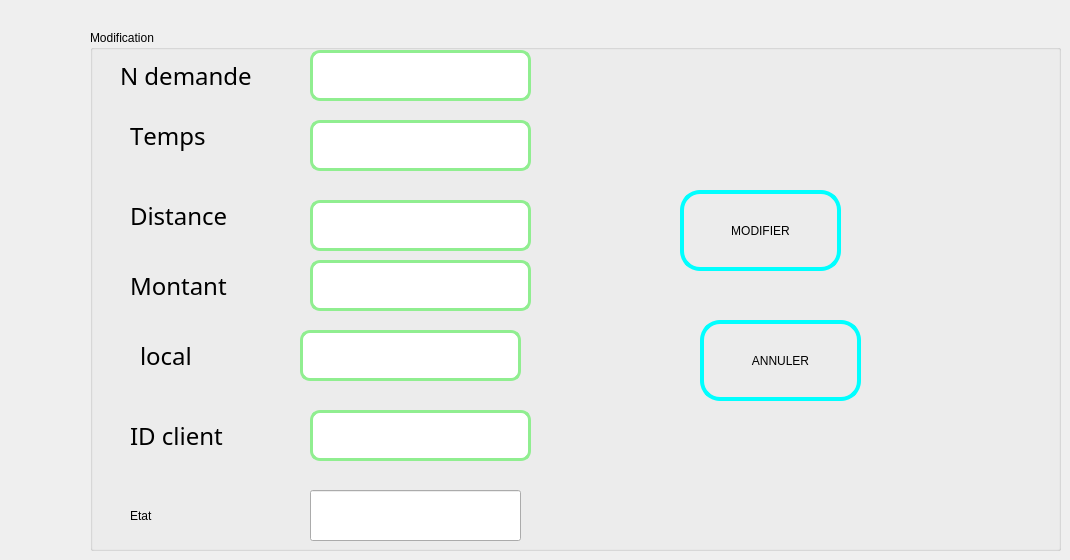
      <widget class="QWidget" name="Modifier">
       <attribute name="title">
        <string>Modifier une demande</string>
       </attribute>
       <widget class="QGroupBox" name="groupBox_2">
        <property name="geometry">
         <rect>
          <x>90</x>
          <y>30</y>
          <width>971</width>
          <height>521</height>
         </rect>
        </property>
        <property name="title">
         <string>Modification</string>
        </property>
        <widget class="QLabel" name="label_8">
         <property name="geometry">
          <rect>
           <x>30</x>
           <y>20</y>
           <width>151</width>
           <height>51</height>
          </rect>
         </property>
         <property name="font">
          <font>
           <family>Tw Cen MT</family>
           <pointsize>18</pointsize>
           <weight>50</weight>
           <italic>false</italic>
           <bold>false</bold>
           <kerning>false</kerning>
          </font>
         </property>
         <property name="styleSheet">
          <string notr="true">font: 18pt &quot;Tw Cen MT&quot;;
border-color: rgb(0,0, 0, 0);
background-color: qlineargradient(spread:reflect, x1:0, y1:0, x2:1, y2:1, stop:0 rgba(0, 0, 0, 0), stop:1 rgba(0, 0, 0, 0));</string>
         </property>
         <property name="text">
          <string>N demande</string>
         </property>
        </widget>
        <widget class="QLabel" name="label_9">
         <property name="geometry">
          <rect>
           <x>40</x>
           <y>230</y>
           <width>121</width>
           <height>51</height>
          </rect>
         </property>
         <property name="font">
          <font>
           <family>Tw Cen MT</family>
           <pointsize>18</pointsize>
           <weight>50</weight>
           <italic>false</italic>
           <bold>false</bold>
           <kerning>false</kerning>
          </font>
         </property>
         <property name="styleSheet">
          <string notr="true">font: 18pt &quot;Tw Cen MT&quot;;
border-color: rgb(0,0, 0, 0);
background-color: qlineargradient(spread:reflect, x1:0, y1:0, x2:1, y2:1, stop:0 rgba(0, 0, 0, 0), stop:1 rgba(0, 0, 0, 0));</string>
         </property>
         <property name="text">
          <string>Montant</string>
         </property>
        </widget>
        <widget class="QLabel" name="label_10">
         <property name="geometry">
          <rect>
           <x>40</x>
           <y>80</y>
           <width>121</width>
           <height>51</height>
          </rect>
         </property>
         <property name="font">
          <font>
           <family>Tw Cen MT</family>
           <pointsize>18</pointsize>
           <weight>50</weight>
           <italic>false</italic>
           <bold>false</bold>
           <kerning>false</kerning>
          </font>
         </property>
         <property name="styleSheet">
          <string notr="true">font: 18pt &quot;Tw Cen MT&quot;;
border-color: rgb(0,0, 0, 0);
background-color: qlineargradient(spread:reflect, x1:0, y1:0, x2:1, y2:1, stop:0 rgba(0, 0, 0, 0), stop:1 rgba(0, 0, 0, 0));</string>
         </property>
         <property name="text">
          <string>Temps</string>
         </property>
        </widget>
        <widget class="QLabel" name="label_11">
         <property name="geometry">
          <rect>
           <x>40</x>
           <y>380</y>
           <width>121</width>
           <height>51</height>
          </rect>
         </property>
         <property name="font">
          <font>
           <family>Tw Cen MT</family>
           <pointsize>18</pointsize>
           <weight>50</weight>
           <italic>false</italic>
           <bold>false</bold>
           <kerning>false</kerning>
          </font>
         </property>
         <property name="styleSheet">
          <string notr="true">font: 18pt &quot;Tw Cen MT&quot;;
border-color: rgb(0,0, 0, 0);
background-color: qlineargradient(spread:reflect, x1:0, y1:0, x2:1, y2:1, stop:0 rgba(0, 0, 0, 0), stop:1 rgba(0, 0, 0, 0));</string>
         </property>
         <property name="text">
          <string>ID client</string>
         </property>
        </widget>
        <widget class="QLabel" name="label_12">
         <property name="geometry">
          <rect>
           <x>40</x>
           <y>160</y>
           <width>121</width>
           <height>51</height>
          </rect>
         </property>
         <property name="font">
          <font>
           <family>Tw Cen MT</family>
           <pointsize>18</pointsize>
           <weight>50</weight>
           <italic>false</italic>
           <bold>false</bold>
           <kerning>false</kerning>
          </font>
         </property>
         <property name="styleSheet">
          <string notr="true">font: 18pt &quot;Tw Cen MT&quot;;
border-color: rgb(0,0, 0, 0);
background-color: qlineargradient(spread:reflect, x1:0, y1:0, x2:1, y2:1, stop:0 rgba(0, 0, 0, 0), stop:1 rgba(0, 0, 0, 0));</string>
         </property>
         <property name="text">
          <string>Distance</string>
         </property>
        </widget>
        <widget class="QLineEdit" name="num_demande_2">
         <property name="enabled">
          <bool>true</bool>
         </property>
         <property name="geometry">
          <rect>
           <x>220</x>
           <y>20</y>
           <width>221</width>
           <height>51</height>
          </rect>
         </property>
         <property name="font">
          <font>
           <family>Segoe UI</family>
           <pointsize>14</pointsize>
           <weight>37</weight>
           <italic>true</italic>
           <bold>false</bold>
          </font>
         </property>
         <property name="autoFillBackground">
          <bool>false</bool>
         </property>
         <property name="styleSheet">
          <string notr="true">background-color: white;
 border-style: solid;
 border-width:3px;
 border-radius:10px;
 border-color: lightgreen;
 </string>
         </property>
         <property name="text">
          <string/>
         </property>
        </widget>
        <widget class="QLineEdit" name="id_client_2">
         <property name="enabled">
          <bool>true</bool>
         </property>
         <property name="geometry">
          <rect>
           <x>220</x>
           <y>380</y>
           <width>221</width>
           <height>51</height>
          </rect>
         </property>
         <property name="font">
          <font>
           <family>Segoe UI</family>
           <pointsize>14</pointsize>
           <weight>37</weight>
           <italic>true</italic>
           <bold>false</bold>
          </font>
         </property>
         <property name="autoFillBackground">
          <bool>false</bool>
         </property>
         <property name="styleSheet">
          <string notr="true">background-color: white;
 border-style: solid;
 border-width:3px;
 border-radius:10px;
 border-color: lightgreen;
 </string>
         </property>
         <property name="text">
          <string/>
         </property>
        </widget>
        <widget class="QLineEdit" name="temps_2">
         <property name="enabled">
          <bool>true</bool>
         </property>
         <property name="geometry">
          <rect>
           <x>220</x>
           <y>90</y>
           <width>221</width>
           <height>51</height>
          </rect>
         </property>
         <property name="font">
          <font>
           <family>Segoe UI</family>
           <pointsize>14</pointsize>
           <weight>37</weight>
           <italic>true</italic>
           <bold>false</bold>
          </font>
         </property>
         <property name="autoFillBackground">
          <bool>false</bool>
         </property>
         <property name="styleSheet">
          <string notr="true">background-color: white;
 border-style: solid;
 border-width:3px;
 border-radius:10px;
 border-color: lightgreen;
 </string>
         </property>
         <property name="text">
          <string/>
         </property>
        </widget>
        <widget class="QLineEdit" name="local_2">
         <property name="enabled">
          <bool>true</bool>
         </property>
         <property name="geometry">
          <rect>
           <x>210</x>
           <y>300</y>
           <width>221</width>
           <height>51</height>
          </rect>
         </property>
         <property name="font">
          <font>
           <family>Segoe UI</family>
           <pointsize>14</pointsize>
           <weight>37</weight>
           <italic>true</italic>
           <bold>false</bold>
          </font>
         </property>
         <property name="autoFillBackground">
          <bool>false</bool>
         </property>
         <property name="styleSheet">
          <string notr="true">background-color: white;
 border-style: solid;
 border-width:3px;
 border-radius:10px;
 border-color: lightgreen;
 </string>
         </property>
         <property name="text">
          <string/>
         </property>
        </widget>
        <widget class="QLineEdit" name="montant_2">
         <property name="enabled">
          <bool>true</bool>
         </property>
         <property name="geometry">
          <rect>
           <x>220</x>
           <y>230</y>
           <width>221</width>
           <height>51</height>
          </rect>
         </property>
         <property name="font">
          <font>
           <family>Segoe UI</family>
           <pointsize>14</pointsize>
           <weight>37</weight>
           <italic>true</italic>
           <bold>false</bold>
          </font>
         </property>
         <property name="autoFillBackground">
          <bool>false</bool>
         </property>
         <property name="styleSheet">
          <string notr="true">background-color: white;
 border-style: solid;
 border-width:3px;
 border-radius:10px;
 border-color: lightgreen;
 </string>
         </property>
         <property name="text">
          <string/>
         </property>
        </widget>
        <widget class="QLineEdit" name="distance_2">
         <property name="enabled">
          <bool>true</bool>
         </property>
         <property name="geometry">
          <rect>
           <x>220</x>
           <y>170</y>
           <width>221</width>
           <height>51</height>
          </rect>
         </property>
         <property name="font">
          <font>
           <family>Segoe UI</family>
           <pointsize>14</pointsize>
           <weight>37</weight>
           <italic>true</italic>
           <bold>false</bold>
          </font>
         </property>
         <property name="autoFillBackground">
          <bool>false</bool>
         </property>
         <property name="styleSheet">
          <string notr="true">background-color: white;
 border-style: solid;
 border-width:3px;
 border-radius:10px;
 border-color: lightgreen;
 </string>
         </property>
         <property name="text">
          <string/>
         </property>
        </widget>
        <widget class="QPushButton" name="bouton_modifier">
         <property name="geometry">
          <rect>
           <x>590</x>
           <y>160</y>
           <width>161</width>
           <height>81</height>
          </rect>
         </property>
         <property name="styleSheet">
          <string notr="true">font: 16pt &quot;Tw Cen MT Condensed Extra Bold&quot;;
 background-color: transparent;
 border-style: solid;
 border-width:4px;
 border-radius:20px;
 border-color: cyan;
selection-background-color: green;
selection-color: rgb(98, 98, 98);</string>
         </property>
         <property name="text">
          <string>MODIFIER</string>
         </property>
         <property name="icon">
          <iconset>
           <normaloff>../../../Downloads/transfer-3819.png</normaloff>../../../Downloads/transfer-3819.png</iconset>
         </property>
        </widget>
        <widget class="QLabel" name="label_13">
         <property name="geometry">
          <rect>
           <x>50</x>
           <y>300</y>
           <width>121</width>
           <height>51</height>
          </rect>
         </property>
         <property name="font">
          <font>
           <family>Tw Cen MT</family>
           <pointsize>18</pointsize>
           <weight>50</weight>
           <italic>false</italic>
           <bold>false</bold>
           <kerning>false</kerning>
          </font>
         </property>
         <property name="styleSheet">
          <string notr="true">font: 18pt &quot;Tw Cen MT&quot;;
border-color: rgb(0,0, 0, 0);
background-color: qlineargradient(spread:reflect, x1:0, y1:0, x2:1, y2:1, stop:0 rgba(0, 0, 0, 0), stop:1 rgba(0, 0, 0, 0));</string>
         </property>
         <property name="text">
          <string>local</string>
         </property>
        </widget>
        <widget class="QLabel" name="label_25">
         <property name="geometry">
          <rect>
           <x>40</x>
           <y>470</y>
           <width>131</width>
           <height>31</height>
          </rect>
         </property>
         <property name="text">
          <string>Etat</string>
         </property>
        </widget>
        <widget class="QLineEdit" name="etat_2">
         <property name="geometry">
          <rect>
           <x>220</x>
           <y>460</y>
           <width>211</width>
           <height>51</height>
          </rect>
         </property>
        </widget>
       </widget>
       <widget class="QPushButton" name="bouton_annuler_2">
        <property name="geometry">
         <rect>
          <x>700</x>
          <y>320</y>
          <width>161</width>
          <height>81</height>
         </rect>
        </property>
        <property name="styleSheet">
         <string notr="true">font: 16pt &quot;Tw Cen MT Condensed Extra Bold&quot;;
 background-color: transparent;
 border-style: solid;
 border-width:4px;
 border-radius:20px;
 border-color: cyan;
selection-background-color: green;
selection-color: rgb(98, 98, 98);</string>
        </property>
        <property name="text">
         <string>ANNULER</string>
        </property>
        <property name="icon">
         <iconset>
          <normaloff>../../../Downloads/close-5758.png</normaloff>../../../Downloads/close-5758.png</iconset>
        </property>
       </widget>
      </widget>
